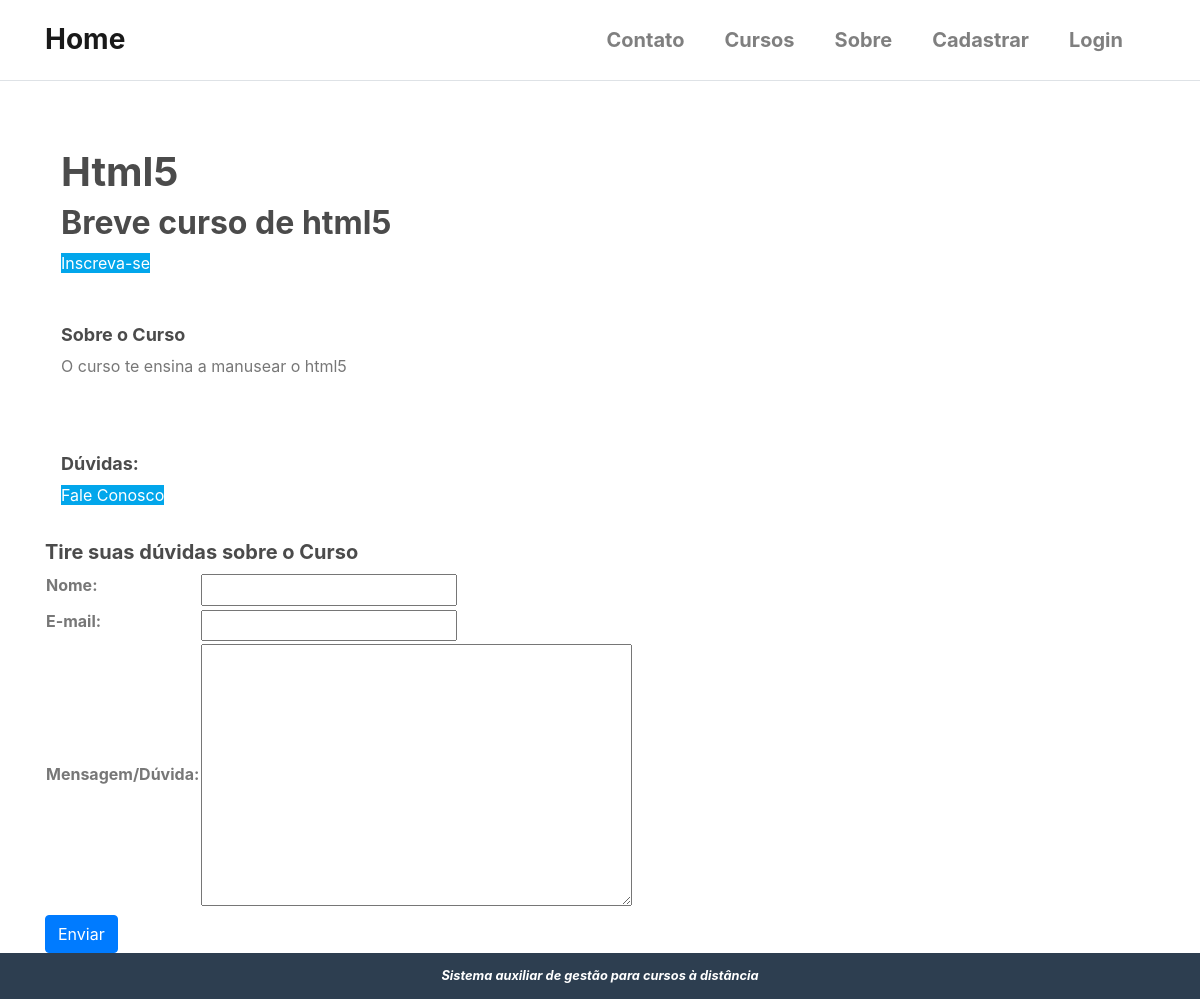
/cursos/html5/, run on the app's committed database.
### cursos/models.py (models this page shows, shortened)
class Cursos(models.Model):
    nome = models.CharField('Nome', max_length=100)
    slug = models.SlugField('Atalho')
    descricao = models.TextField('Descrição Simples', blank=True)
    sobre = models.TextField('Sobre o Curso', blank=True)
    data_inicial = models.DateField(
        'Data de início', null=True, blank=True,
    )
    imagem = models.ImageField(
        upload_to='cursos/imagens', verbose_name='Imagem',
        null=True, blank=True
    )
    criado_em = models.DateTimeField('Criado em', auto_now_add=True)
    atualizado_em = models.DateTimeField('Atualizado em ', auto_now_add=True)
    objects = CursosManager()
    def __str__(self):
        return self.nome
    class Meta:
        verbose_name = 'Curso'
        verbose_name_plural = 'Cursos'
        ordering = ['nome']  # ['-name'] ordem decrescente

### cursos/views.py (the view)
# urls.py: path('<slug:slug>/', views.detalhes_curso_view, name='detalhes_curso'),
def detalhes_curso_view(request, slug):
    curso = get_object_or_404(Cursos, slug=slug)
    context = {}
    if request.method == 'POST':
        form = FormContatoCurso(request.POST, request.FILES)
        if form.is_valid():
            context['is_valid'] = True  # aciona a mensagem
            form.send_email(curso)
            form = FormContatoCurso()
    else:
        form = FormContatoCurso()
    context['curso'] = curso
    context['form'] = form
    template_name = 'cursos/detalhes_curso.html'
    return render(request, template_name, context)

### cursos/forms.py (shortened to what this page needs)
class FormContatoCurso(forms.Form):
    nome = forms.CharField(label="Nome", widget=forms.TextInput())
    email = forms.EmailField(label="E-mail", widget=forms.TextInput())
    mensagem = forms.CharField(
        label="Mensagem/Dúvida", widget=forms.Textarea())

### cursos/templates/cursos/detalhes_curso.html (shortened to what this page needs)
{% extends 'base.html' %}
{% load static %}
{% block content %}
<div class="container">
    <div class="pure-g-r content-ribbon">
        <br>
        <br>
    </div>
    <body class="d-flex flex-column min-vh-100">
        <div class="pure-g-r content-ribbon">
            <div class="pure-u-1">
                <div class="l-box">
                <h1 class="splash-head">
                    {{ curso }}
                </h1>
                <h2 class="splash-subhead">
                    {{ curso.descricao }}
                </h2>
                <p><a href="{% url 'cursos:enrollment' curso.slug %}" class="pure-button primary-button">Inscreva-se</a></p>
                </div>
            </div>
        </div>
        <div class="pure-g-r content-ribbon">
            <div class="pure-u-2-3">
                <div class="l-box">
                    <h4 class="content-subhead">Sobre o Curso</h4>
                    {{ curso.sobre|linebreaks }}
                </div>
            </div>
        </div>
        <div class="pure-u-1-3">
            <div class="l-box">
                <h4>Dúvidas:</h4>
                <p><a href="{% url 'contato' %}" class="pure-button primary-button">Fale Conosco</a></p>
            </div>
        </div>
        <div class="container">
            <div class="row">
                <div class="pure-g-r content-ribbon" id="contato">
                    <div class="pure-u-1">
                        <h3>Tire suas dúvidas sobre o Curso</h3>
                        <form method="POST" action="">
                            <table>
                                <tbody>
                                    {{ form.as_table }}
                                </tbody>
                            </table>
                            <div class="pure-controls">
                                <button type="submit" class="btn btn-primary">Enviar</button>
                            </div>
                        </form>
                    </div>
                </div>
            </div>
        </div>
    </body>
</div>
{% endblock %}

### static/css/styles1.css (style rules this page uses)
* { -webkit-box-sizing: border-box; -moz-box-sizing: border-box; box-sizing: border-box; }
body { margin: 0 auto; line-height: 1.7em; }
a { color: #3b8bba; }
.l-box { padding: 1em; }
body .primary-button { background: #02a6eb; color: #fff; }
body { min-width: 320px; color: #777; line-height: 1.6; }
h1, h2, h3, h4, h5, h6 { font-weight: bold; color: rgb(75, 75, 75); }
h3 { font-size: 1.25em; }
h4 { font-size: 1.125em; }
a { color: #3b8bba; text-decoration: none; }

### data on the page
Cursos: nome "Html5", descricao "Breve curso de html5", sobre "O curso te ensina a manusear o html5"
